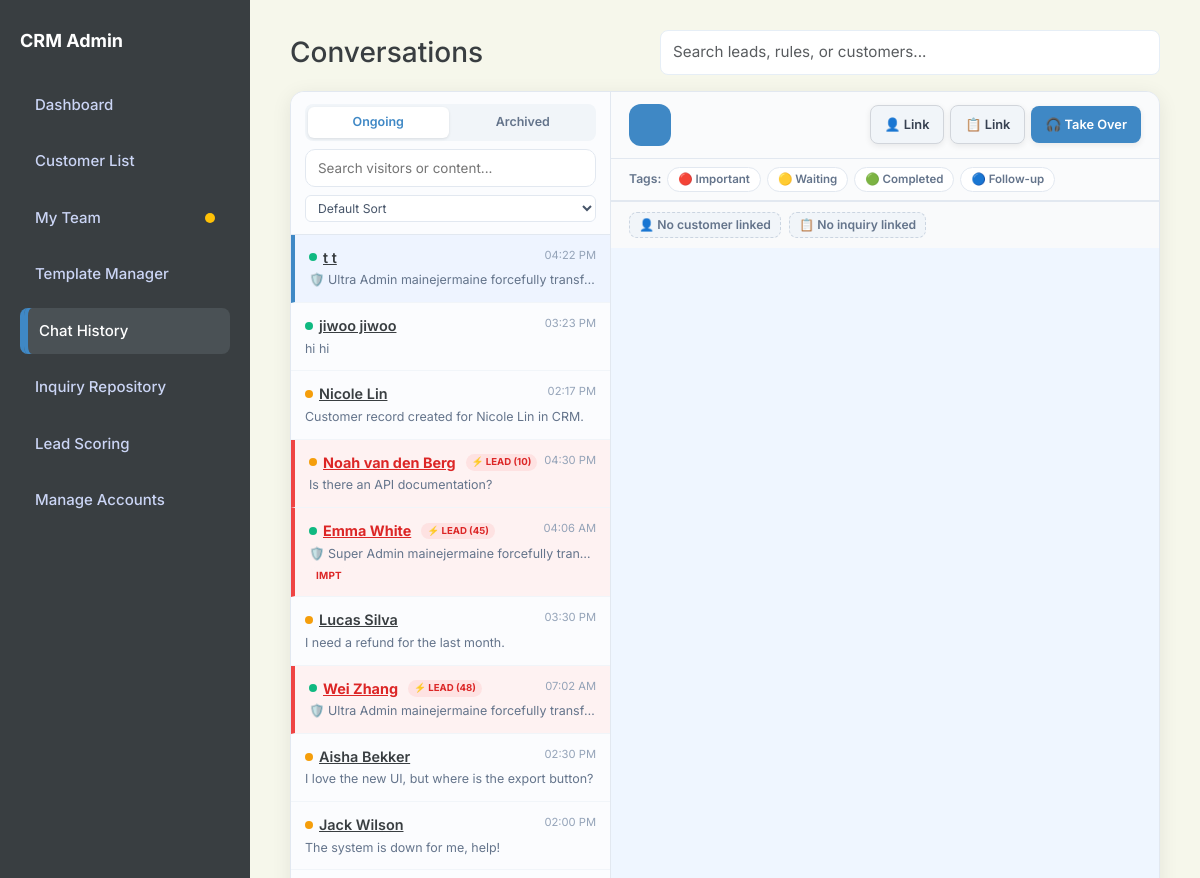
Before: /history (signed in, upper part) with the older database file.
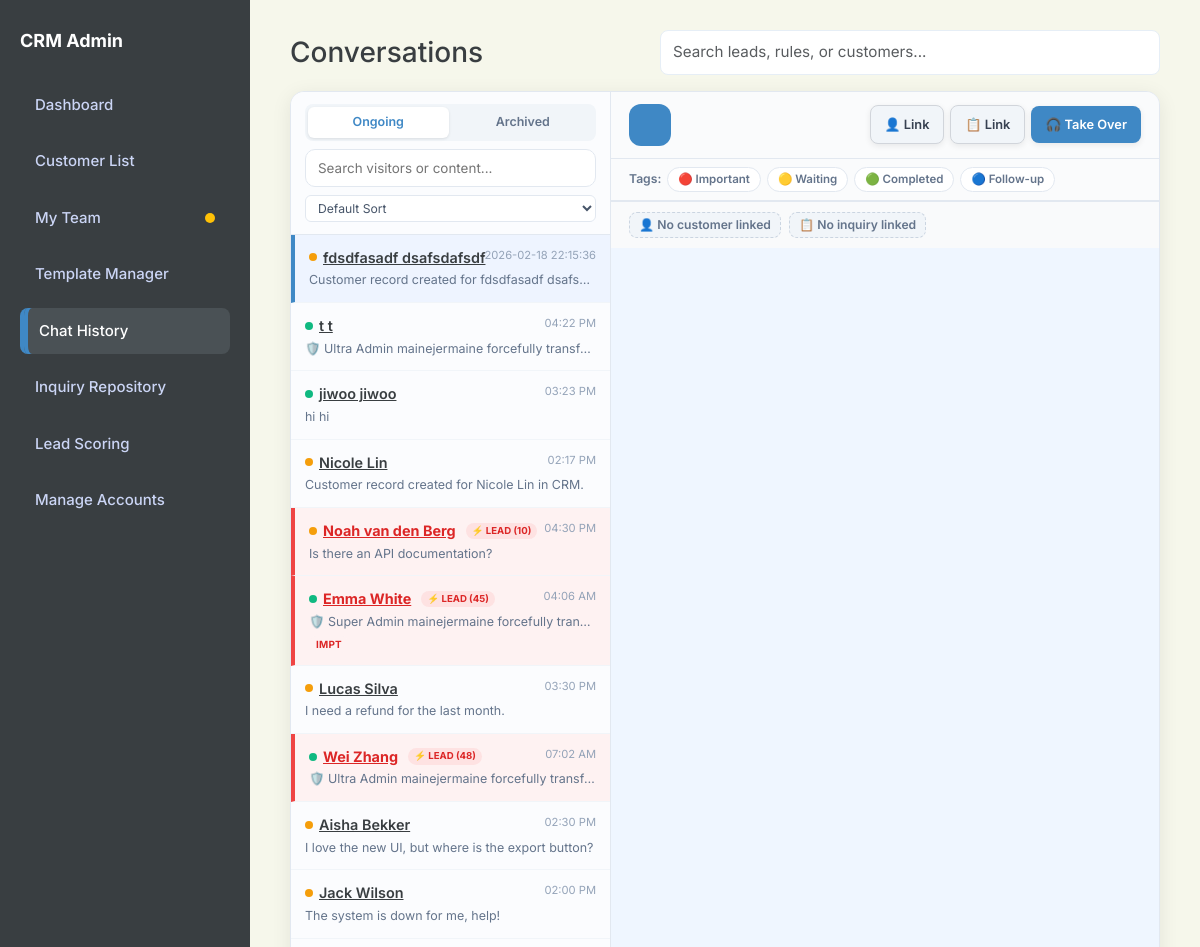
After: the same page with the newer database file.
### app.py (models this page shows, shortened)
class ChatSession(db.Model):
    id = db.Column(db.Integer, primary_key=True)
    visitor_name = db.Column(db.String(100), nullable=False)
    visitor_email = db.Column(db.String(120))
    status = db.Column(db.String(20), default='bot')  # bot, agent_active, closed
    linked_customer_id = db.Column(db.Integer, db.ForeignKey('customer.id'), nullable=True)
    linked_inquiry_id = db.Column(db.Integer, db.ForeignKey('inquiry.id'), nullable=True)
    created_at = db.Column(db.String(50))
    updated_at = db.Column(db.String(50))
    tags = db.Column(db.String(200), default='')  # comma-separated: impt,waiting,completed
    archived = db.Column(db.Boolean, default=False)
    pinned = db.Column(db.Boolean, default=False)
    assigned_agent_id = db.Column(db.Integer, db.ForeignKey('user.id'), nullable=True)
    requested_agent_id = db.Column(db.Integer, db.ForeignKey('user.id'), nullable=True)
    transfer_status = db.Column(db.String(20), default='none')  # none, pending
    chat_messages = db.relationship('ChatMessage', backref='session', cascade="all, delete-orphan", order_by='ChatMessage.id')
    linked_customer = db.relationship('Customer', backref='chat_sessions')
    linked_inquiry = db.relationship('Inquiry', backref='chat_sessions')
    assigned_agent = db.relationship('User', foreign_keys=[assigned_agent_id], backref='assigned_chats')
    requested_agent = db.relationship('User', foreign_keys=[requested_agent_id], backref='requested_chats')

class ChatMessage(db.Model):
    id = db.Column(db.Integer, primary_key=True)
    session_id = db.Column(db.Integer, db.ForeignKey('chat_session.id'), nullable=False)
    sender_type = db.Column(db.String(20), nullable=False)  # customer, bot, agent, system
    sender_name = db.Column(db.String(100))
    text = db.Column(db.Text, nullable=False)
    timestamp = db.Column(db.String(50))

### app.py (the view)
@app.route('/history')
def history():
    view = request.args.get('view', 'active')  # active or archived
    search_query = request.args.get('search', '').strip()
    if view == 'archived':
        base_query = ChatSession.query.filter_by(archived=True)
    else:
        base_query = ChatSession.query.filter_by(archived=False)
    if search_query:
        matching_message_sessions = db.session.query(ChatMessage.session_id).filter(
            ChatMessage.text.ilike(f'%{search_query}%')
        ).distinct().all()
        matching_session_ids = [s[0] for s in matching_message_sessions]
        sessions = base_query.filter(
            or_(
                ChatSession.visitor_name.ilike(f'%{search_query}%'),
                ChatSession.id.in_(matching_session_ids)
            )
        ).order_by(ChatSession.pinned.desc(), ChatSession.id.desc()).all()
    else:
        sessions = base_query.order_by(ChatSession.pinned.desc(), ChatSession.id.desc()).all()
    customers_list = Customer.query.all()
    inquiries_list = Inquiry.query.all()
    rules = Rule.query.filter_by(active=True).all()
    for s in sessions:
        score = calculate_session_score(s)
        s.is_lead = (score > 0)
        s.calculated_score = score
    keywords = []
    for r in rules:
        for kw in r.keywords.split(','):
            kw = kw.strip()
            if kw:
                keywords.append(kw.lower())
    user_role = session.get('user_role', 'agent')
    users_list = User.query.all()
    return render_template('chat-history.html',
                           sessions=sessions,
                           customers=customers_list,
                           inquiries=inquiries_list,
                           users=users_list,
                           rule_keywords=keywords,
                           current_view=view,
                           user_role=user_role)

### app.py (called while the page is built)
@app.context_processor
def context_processor():
    from flask import g
    return dict(
        team_pending_requests_count=getattr(g, 'team_pending_requests_count', 0),
        unread_team_messages=getattr(g, 'unread_team_messages', False)
    )

@app.context_processor
def inject_user_preferences():
    theme = 'light'
    if has_request_context() and 'user_id' in session:
        user_id = session.get('user_id')
        user = User.query.get(user_id)
        if user and user.preferences:
            try:
                import json
                prefs = json.loads(user.preferences)
                theme = prefs.get('theme', 'light')
            except:
                pass
    return dict(current_theme=theme)

### templates/chat-history.html (shortened to what the changed rows need)
<!DOCTYPE html>
<html lang="en">
<head>
    <link href="https://cdn.jsdelivr.net/npm/bootstrap@5.3.0/dist/css/bootstrap.min.css" rel="stylesheet">
    <link rel="stylesheet" href="https://cdn.jsdelivr.net/npm/bootstrap-icons@1.11.1/font/bootstrap-icons.css">
    <link rel="stylesheet" href="{{ url_for('static', filename='style.css') }}">
</head>
<body id="page-history" class="{% if current_theme and current_theme != 'light' %}theme-{{ current_theme }}{% endif %}">
    <aside class="sidebar">
        <h2>CRM Admin</h2>
    </aside>
    <main class="main">
        <div class="d-flex justify-content-between align-items-center mb-3">
            <h1 class="h3 mb-0">Conversations</h1>
        </div>
        <div class="chat-page-container">
            <div class="chat-list-panel">
                <div class="chat-list-scroll" id="chatListScroll">
                    {% for s in sessions %}
                    <div class="chat-list-item {% if loop.first %}active{% endif %} {% if s.is_lead %}has-keyword-match{% endif %}"
                        data-session-id="{{ s.id }}" data-name="{{ s.visitor_name }}"
                        data-pinned="{{ s.pinned | lower }}" data-tags="{{ s.tags or '' }}"
                        data-status="{{ s.status }}" onclick="selectChat({{ s.id }})"
                        data-score="{{ s.calculated_score | int }}"
                        data-transfer-status="{{ s.transfer_status }}"
                        data-assigned-agent-id="{{ s.assigned_agent_id or '' }}">
                        <div class="chat-time">
                            {% if s.chat_messages %}{{ s.chat_messages[-1].timestamp }}{% endif %}
                        </div>
                        <div class="chat-name">
                            <span
                                class="chat-status-dot {% if s.status == 'bot' %}dot-bot{% elif s.status == 'agent_active' %}dot-agent{% else %}dot-closed{% endif %}"></span>
                            <span class="name-text" onclick="event.stopPropagation(); showVisitorProfile({{ s.id }})"
                                style="cursor:pointer; text-decoration:underline;">{{ s.visitor_name }}</span>
                            {% if s.is_lead %}
                            <span class="keyword-flag"> ⚡ Lead ({{ s.calculated_score | int }})</span>
                            {% endif %}
                        </div>
                        <div class="chat-preview">
                            {% if s.chat_messages %}{{ s.chat_messages[-1].text[:55] }}{% endif %}
                        </div>
                        {% if s.tags %}
                        <div class="chat-item-tags">
                            {% for tag in s.tags.split(',') %}
                            {% if tag.strip() %}
                            <span class="chat-tag-pill tag-{{ tag.strip() }}">{{ tag.strip() }}</span>
                            {% endif %}
                            {% endfor %}
                        </div>
                        {% endif %}
                    </div>
                    {% endfor %}
                </div>
            </div>
        </div>
    </main>
</body>
</html>

Changed rows visible on the page:
added ChatSession: timestamp "2026-02-18 22:15:36", visitor_name "fdsdfasadf dsafsdafsdf", text "Customer record created for fdsdfasadf dsafs…", shown under "Conversations"
